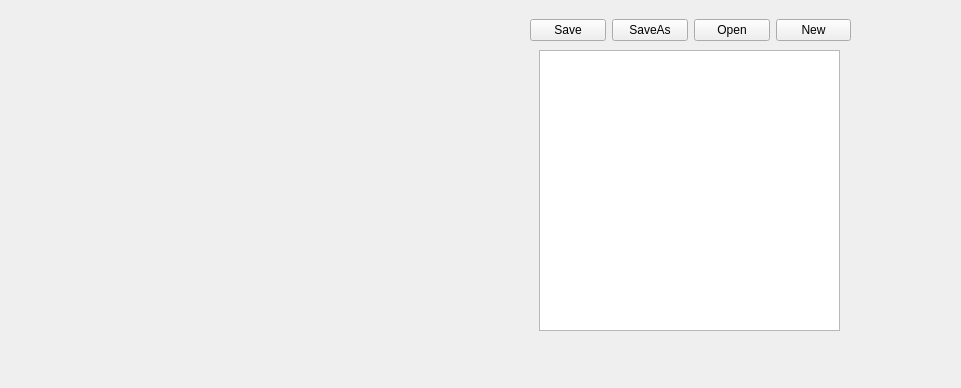
<?xml version="1.0" encoding="UTF-8"?>
<ui version="4.0">
 <class>Form</class>
 <widget class="QWidget" name="Form">
  <property name="geometry">
   <rect>
    <x>0</x>
    <y>0</y>
    <width>961</width>
    <height>388</height>
   </rect>
  </property>
  <property name="windowTitle">
   <string>SICP note taking.</string>
  </property>
  <widget class="QLabel" name="label_2">
   <property name="geometry">
    <rect>
     <x>0</x>
     <y>0</y>
     <width>961</width>
     <height>411</height>
    </rect>
   </property>
   <property name="text">
    <string/>
   </property>
   <property name="pixmap">
    <pixmap>sicp.png</pixmap>
   </property>
   <property name="scaledContents">
    <bool>true</bool>
   </property>
   <property name="wordWrap">
    <bool>false</bool>
   </property>
  </widget>
  <widget class="QPlainTextEdit" name="plainTextEdit">
   <property name="geometry">
    <rect>
     <x>539</x>
     <y>50</y>
     <width>301</width>
     <height>281</height>
    </rect>
   </property>
   <property name="font">
    <font>
     <family>Consolas</family>
     <pointsize>10</pointsize>
    </font>
   </property>
  </widget>
  <widget class="QWidget" name="horizontalLayoutWidget">
   <property name="geometry">
    <rect>
     <x>530</x>
     <y>10</y>
     <width>321</width>
     <height>41</height>
    </rect>
   </property>
   <layout class="QHBoxLayout" name="horizontalLayout">
    <item>
     <widget class="QPushButton" name="pushButton">
      <property name="text">
       <string>Save</string>
      </property>
     </widget>
    </item>
    <item>
     <widget class="QPushButton" name="pushButton_2">
      <property name="text">
       <string>SaveAs</string>
      </property>
     </widget>
    </item>
    <item>
     <widget class="QPushButton" name="pushButton_3">
      <property name="text">
       <string>Open</string>
      </property>
     </widget>
    </item>
    <item>
     <widget class="QPushButton" name="pushButton_4">
      <property name="text">
       <string>New</string>
      </property>
     </widget>
    </item>
   </layout>
  </widget>
 </widget>
 <resources/>
 <connections/>
</ui>
